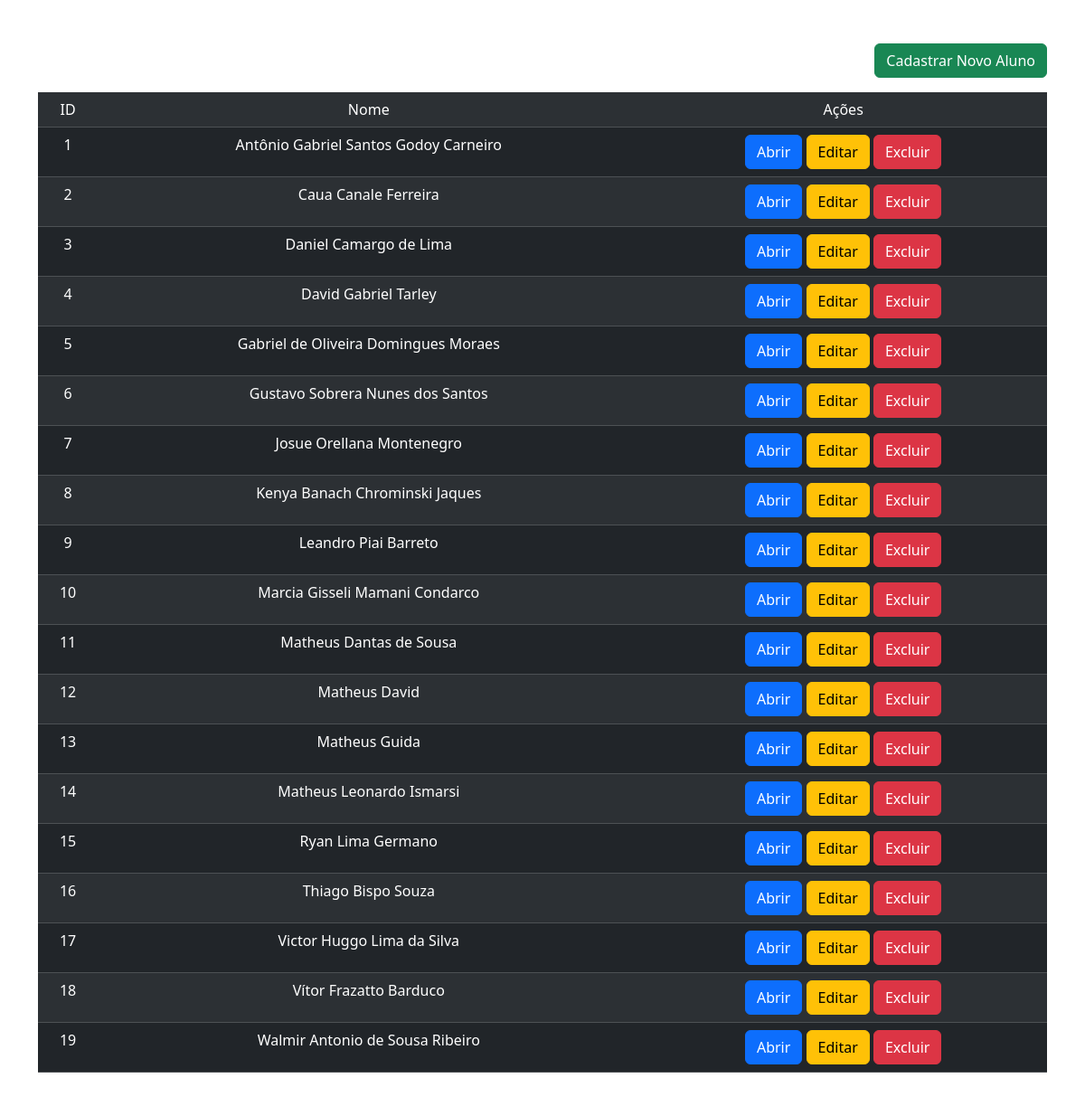
The page / on the database its author committed.
### tables this page shows
CREATE TABLE `tb_alunos` (  
  `id` int(11) NOT NULL,  
  `nome` varchar(255) NOT NULL 
);

### index.php (the view, shortened to what this page needs)
<link href="https://cdn.jsdelivr.net/npm/bootstrap@5.3.3/dist/css/bootstrap.min.css" rel="stylesheet">
 <?php
$dsn = 'mysql:dbname=db_chamadinha;host=127.0.0.1';
$user = 'root';
$password = '';
$banco = new PDO($dsn, $user, $password);
$select = 'SELECT * FROM tb_alunos';
$resultado = $banco->query($select)->fetchAll();
?>
<main class="container my-5">
    <table class="table table-dark table-striped">
        <div class="my-3 d-flex justify-content-end">
            <a href="formulario.php" class="btn btn-success">Cadastrar Novo Aluno</a>
        </div>
        <tr>
            <td class="text-center"> ID </td>
            <td class="text-center"> Nome </td>
            <td class="text-center"> Ações </td>
        </tr>
        <?php foreach ($resultado as $linha) { ?>
            <tr class="text-center">
                <td> <?= $linha['id'] ?> </td>
                <td> <?php echo $linha['nome'] ?> </td>
                <td class="text-center">
                    <a href="ficha.php?id_aluno=<?= $linha['id'] ?>" class="btn btn-primary">Abrir</a>
                    <a href="./formulario-editar.php?id_aluno_alterar=<?= $linha['id'] ?>" class="btn btn-warning">Editar</a>
                    <a href="./aluno-deletar.php?id=<?= $linha['id'] ?>" class="btn btn-danger">Excluir</a>
                </td>
            </tr>
        <?php } ?>
    </table>
</main>

### rows shown on the page
tb_alunos: id "1", nome "Antônio Gabriel Santos Godoy Carneiro"
tb_alunos: id "2", nome "Caua Canale Ferreira"
tb_alunos: id "3", nome "Daniel Camargo de Lima"
tb_alunos: id "4", nome "David Gabriel Tarley"
tb_alunos: id "5", nome "Gabriel de Oliveira Domingues Moraes"
tb_alunos: id "6", nome "Gustavo Sobrera Nunes dos Santos"
tb_alunos: id "7", nome "Josue Orellana Montenegro"
tb_alunos: id "8", nome "Kenya Banach Chrominski Jaques"
tb_alunos: id "9", nome "Leandro Piai Barreto"
tb_alunos: id "10", nome "Marcia Gisseli Mamani Condarco"
tb_alunos: id "11", nome "Matheus Dantas de Sousa"
tb_alunos: id "12", nome "Matheus David"
tb_alunos: id "13", nome "Matheus Guida"
tb_alunos: id "14", nome "Matheus Leonardo Ismarsi"
tb_alunos: id "15", nome "Ryan Lima Germano"
tb_alunos: id "16", nome "Thiago Bispo Souza"
tb_alunos: id "17", nome "Victor Huggo Lima da Silva"
tb_alunos: id "18", nome "Vítor Frazatto Barduco"
tb_alunos: id "19", nome "Walmir Antonio de Sousa Ribeiro"
